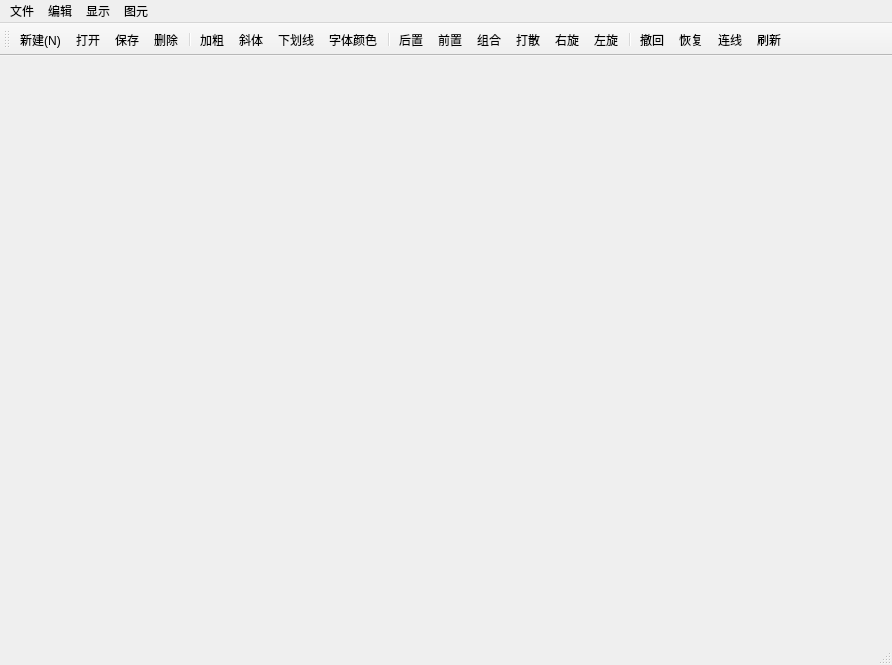
<?xml version="1.0" encoding="UTF-8"?>
<ui version="4.0">
 <class>MainWindow</class>
 <widget class="QMainWindow" name="MainWindow">
  <property name="geometry">
   <rect>
    <x>0</x>
    <y>0</y>
    <width>892</width>
    <height>665</height>
   </rect>
  </property>
  <property name="windowTitle">
   <string>MainWindow</string>
  </property>
  <widget class="QWidget" name="centralwidget"/>
  <widget class="QMenuBar" name="menubar">
   <property name="geometry">
    <rect>
     <x>0</x>
     <y>0</y>
     <width>892</width>
     <height>26</height>
    </rect>
   </property>
   <widget class="QMenu" name="menu">
    <property name="title">
     <string>文件</string>
    </property>
    <addaction name="actionNew"/>
    <addaction name="actionOpen"/>
    <addaction name="actionSave"/>
    <addaction name="actionSaveAs"/>
    <addaction name="separator"/>
    <addaction name="actionExit"/>
   </widget>
   <widget class="QMenu" name="menu_2">
    <property name="title">
     <string>编辑</string>
    </property>
    <addaction name="actionUndo"/>
    <addaction name="actionRedo"/>
    <addaction name="separator"/>
    <addaction name="actionCut"/>
    <addaction name="actionCopy"/>
    <addaction name="actionPaste"/>
    <addaction name="actionDelete"/>
   </widget>
   <widget class="QMenu" name="menu_3">
    <property name="title">
     <string>显示</string>
    </property>
    <addaction name="actionStatus"/>
   </widget>
   <widget class="QMenu" name="menu_4">
    <property name="title">
     <string>图元</string>
    </property>
    <addaction name="actionConnectLine"/>
    <addaction name="actionToFront"/>
    <addaction name="actionToBack"/>
    <addaction name="actionrightRotate"/>
    <addaction name="actionleftRotate"/>
    <addaction name="actionToGroup"/>
    <addaction name="actiongroupBreak"/>
   </widget>
   <addaction name="menu"/>
   <addaction name="menu_2"/>
   <addaction name="menu_3"/>
   <addaction name="menu_4"/>
  </widget>
  <widget class="QStatusBar" name="statusbar"/>
  <widget class="QToolBar" name="toolBar">
   <property name="windowTitle">
    <string>toolBar</string>
   </property>
   <attribute name="toolBarArea">
    <enum>TopToolBarArea</enum>
   </attribute>
   <attribute name="toolBarBreak">
    <bool>false</bool>
   </attribute>
   <addaction name="actionNew"/>
   <addaction name="actionOpen"/>
   <addaction name="actionSave"/>
   <addaction name="actionDelete"/>
   <addaction name="separator"/>
   <addaction name="actionBold"/>
   <addaction name="actionItalic"/>
   <addaction name="actionUnderLine"/>
   <addaction name="actionLineColor"/>
   <addaction name="separator"/>
   <addaction name="actionToBack"/>
   <addaction name="actionToFront"/>
   <addaction name="actionToGroup"/>
   <addaction name="actiongroupBreak"/>
   <addaction name="actionrightRotate"/>
   <addaction name="actionleftRotate"/>
   <addaction name="separator"/>
   <addaction name="actionUndo"/>
   <addaction name="actionRedo"/>
   <addaction name="actionConnectLine"/>
   <addaction name="actionBrush"/>
  </widget>
  <action name="actionNew">
   <property name="icon">
    <iconset resource="../TestWidget/myimages.qrc">
     <normaloff>:/image/images/new.png</normaloff>:/image/images/new.png</iconset>
   </property>
   <property name="text">
    <string>新建(&amp;N)</string>
   </property>
   <property name="toolTip">
    <string>新建文件</string>
   </property>
  </action>
  <action name="actionOpen">
   <property name="icon">
    <iconset resource="../TestWidget/myimages.qrc">
     <normaloff>:/image/images/open.png</normaloff>:/image/images/open.png</iconset>
   </property>
   <property name="text">
    <string>打开</string>
   </property>
   <property name="toolTip">
    <string>打开文件</string>
   </property>
  </action>
  <action name="actionSave">
   <property name="icon">
    <iconset resource="../TestWidget/myimages.qrc">
     <normaloff>:/image/images/save.png</normaloff>:/image/images/save.png</iconset>
   </property>
   <property name="text">
    <string>保存</string>
   </property>
   <property name="toolTip">
    <string>保存文件</string>
   </property>
  </action>
  <action name="actionCut">
   <property name="icon">
    <iconset resource="../TestWidget/myimages.qrc">
     <normaloff>:/image/images/cut.png</normaloff>:/image/images/cut.png</iconset>
   </property>
   <property name="text">
    <string>剪切</string>
   </property>
   <property name="shortcut">
    <string>Ctrl+X</string>
   </property>
  </action>
  <action name="actionCopy">
   <property name="icon">
    <iconset resource="../TestWidget/myimages.qrc">
     <normaloff>:/image/images/copy.png</normaloff>:/image/images/copy.png</iconset>
   </property>
   <property name="text">
    <string>复制</string>
   </property>
   <property name="shortcut">
    <string>Ctrl+C</string>
   </property>
  </action>
  <action name="actionPaste">
   <property name="icon">
    <iconset resource="../TestWidget/myimages.qrc">
     <normaloff>:/image/images/paste.png</normaloff>:/image/images/paste.png</iconset>
   </property>
   <property name="text">
    <string>粘贴</string>
   </property>
   <property name="shortcut">
    <string>Ctrl+V</string>
   </property>
  </action>
  <action name="actiontestFunc1_0">
   <property name="checkable">
    <bool>true</bool>
   </property>
   <property name="text">
    <string>测试功能1_0</string>
   </property>
   <property name="toolTip">
    <string>测试功能1_0</string>
   </property>
  </action>
  <action name="actionSaveAs">
   <property name="text">
    <string>另存为...</string>
   </property>
   <property name="toolTip">
    <string>另存为...</string>
   </property>
  </action>
  <action name="actionExit">
   <property name="icon">
    <iconset>
     <normaloff>:/images/but-quit.png</normaloff>:/images/but-quit.png</iconset>
   </property>
   <property name="text">
    <string>退出</string>
   </property>
   <property name="toolTip">
    <string>退出</string>
   </property>
   <property name="shortcut">
    <string>Ctrl+Q</string>
   </property>
  </action>
  <action name="actionStatus">
   <property name="text">
    <string>状态</string>
   </property>
   <property name="toolTip">
    <string>状态</string>
   </property>
   <property name="shortcut">
    <string>Ctrl+D</string>
   </property>
  </action>
  <action name="actionDelete">
   <property name="icon">
    <iconset>
     <normaloff>:/images/delete.png</normaloff>:/images/delete.png</iconset>
   </property>
   <property name="text">
    <string>删除</string>
   </property>
   <property name="toolTip">
    <string>删除</string>
   </property>
   <property name="shortcut">
    <string>Del</string>
   </property>
  </action>
  <action name="actionConnectLine">
   <property name="checkable">
    <bool>true</bool>
   </property>
   <property name="icon">
    <iconset>
     <normaloff>:/images/linepointer.png</normaloff>:/images/linepointer.png</iconset>
   </property>
   <property name="text">
    <string>连线</string>
   </property>
   <property name="toolTip">
    <string>连线</string>
   </property>
  </action>
  <action name="actionBrush">
   <property name="text">
    <string>刷新</string>
   </property>
   <property name="shortcut">
    <string>F5</string>
   </property>
  </action>
  <action name="actionBold">
   <property name="icon">
    <iconset>
     <normaloff>:/images/bold.png</normaloff>:/images/bold.png</iconset>
   </property>
   <property name="text">
    <string>加粗</string>
   </property>
   <property name="toolTip">
    <string>加粗</string>
   </property>
  </action>
  <action name="actiongroupBreak">
   <property name="icon">
    <iconset>
     <normaloff>:/images/ungroup.png</normaloff>:/images/ungroup.png</iconset>
   </property>
   <property name="text">
    <string>打散</string>
   </property>
   <property name="toolTip">
    <string>打散</string>
   </property>
  </action>
  <action name="actionToGroup">
   <property name="icon">
    <iconset>
     <normaloff>:/images/group.png</normaloff>:/images/group.png</iconset>
   </property>
   <property name="text">
    <string>组合</string>
   </property>
   <property name="toolTip">
    <string>组合</string>
   </property>
  </action>
  <action name="actionToBack">
   <property name="icon">
    <iconset>
     <normaloff>:/images/sendtoback.png</normaloff>:/images/sendtoback.png</iconset>
   </property>
   <property name="text">
    <string>后置</string>
   </property>
   <property name="toolTip">
    <string>后置</string>
   </property>
  </action>
  <action name="actionToFront">
   <property name="icon">
    <iconset>
     <normaloff>:/images/bringtofront.png</normaloff>:/images/bringtofront.png</iconset>
   </property>
   <property name="text">
    <string>前置</string>
   </property>
   <property name="toolTip">
    <string>前置</string>
   </property>
  </action>
  <action name="actionrightRotate">
   <property name="icon">
    <iconset>
     <normaloff>:/images/rotateleft.png</normaloff>:/images/rotateleft.png</iconset>
   </property>
   <property name="text">
    <string>右旋</string>
   </property>
   <property name="toolTip">
    <string>右旋</string>
   </property>
  </action>
  <action name="actionleftRotate">
   <property name="icon">
    <iconset>
     <normaloff>:/images/rotateright.png</normaloff>:/images/rotateright.png</iconset>
   </property>
   <property name="text">
    <string>左旋</string>
   </property>
   <property name="toolTip">
    <string>左旋</string>
   </property>
  </action>
  <action name="actionUnderLine">
   <property name="icon">
    <iconset>
     <normaloff>:/images/underline.png</normaloff>:/images/underline.png</iconset>
   </property>
   <property name="text">
    <string>下划线</string>
   </property>
  </action>
  <action name="actionItalic">
   <property name="icon">
    <iconset>
     <normaloff>:/images/italic.png</normaloff>:/images/italic.png</iconset>
   </property>
   <property name="text">
    <string>斜体</string>
   </property>
  </action>
  <action name="actionLineColor">
   <property name="icon">
    <iconset>
     <normaloff>:/images/linecolor.png</normaloff>:/images/linecolor.png</iconset>
   </property>
   <property name="text">
    <string>字体颜色</string>
   </property>
  </action>
  <action name="actionUndo">
   <property name="icon">
    <iconset>
     <normaloff>:/images/undo.png</normaloff>:/images/undo.png</iconset>
   </property>
   <property name="text">
    <string>撤回</string>
   </property>
  </action>
  <action name="actionRedo">
   <property name="icon">
    <iconset>
     <normaloff>:/images/redo.png</normaloff>
     <disabledoff>:/image/images/redo.png</disabledoff>:/images/redo.png</iconset>
   </property>
   <property name="text">
    <string>恢复</string>
   </property>
   <property name="toolTip">
    <string>恢复</string>
   </property>
  </action>
 </widget>
 <resources/>
 <connections/>
</ui>
